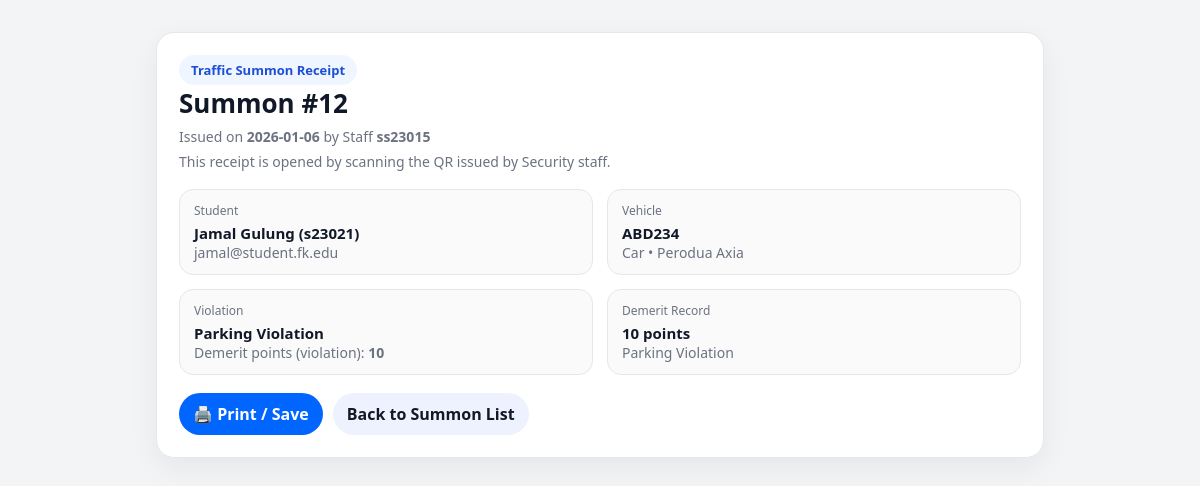
Page /fkpark/summon_view.php?id=12 on the committed database.
### tables this page shows
CREATE TABLE `traffic_summon` (
  `traffic_summonID` int(15) NOT NULL,
  `staff_id` varchar(255) NOT NULL,
  `student_id` varchar(255) NOT NULL,
  `date` date NOT NULL,
  `violation_typeID` int(15) NOT NULL
);

CREATE TABLE `student` (
  `student_id` varchar(255) NOT NULL,
  `name` varchar(100) NOT NULL,
  `email` varchar(255) NOT NULL,
  `phone` varchar(30) DEFAULT NULL
);

CREATE TABLE `vehicle` (
  `vehicle_id` int(15) NOT NULL,
  `plate_num` varchar(15) NOT NULL,
  `type` varchar(20) NOT NULL,
  `brand` varchar(50) NOT NULL,
  `status` varchar(15) NOT NULL DEFAULT 'Pending',
  `registration_date` date NOT NULL,
  `student_id` varchar(255) NOT NULL
);

CREATE TABLE `violation_type` (
  `violation_typeID` int(15) NOT NULL,
  `Description` varchar(255) NOT NULL,
  `Point` int(11) NOT NULL
);

CREATE TABLE `demerit_point` (
  `demerit_id` int(15) NOT NULL,
  `student_id` varchar(255) NOT NULL,
  `description` varchar(255) NOT NULL,
  `date` date NOT NULL,
  `total` int(15) NOT NULL,
  `traffic_summonID` int(15) NOT NULL
);

### fkpark/summon_view.php (the view, shortened to what this page needs)
<?php
require 'db.php';
function esc($v){ return htmlspecialchars((string)$v, ENT_QUOTES, 'UTF-8'); }
$summonId = (int)($_GET['id'] ?? 0);
$sql = "
    SELECT
        ts.traffic_summonID,
        ts.date AS summon_date,
        ts.staff_id,
        s.student_id,
        s.name AS student_name,
        s.email AS student_email,
        v.plate_num,
        v.type AS vehicle_type,
        v.brand AS vehicle_brand,
        vt.Description AS violation_desc,
        vt.Point AS violation_point,
        dp.total AS demerit_total,
        dp.description AS demerit_desc
    FROM traffic_summon ts
    JOIN student s ON s.student_id = ts.student_id
    JOIN violation_type vt ON vt.violation_typeID = ts.violation_typeID
    LEFT JOIN demerit_point dp ON dp.traffic_summonID = ts.traffic_summonID AND dp.student_id = ts.student_id
    LEFT JOIN vehicle v ON v.student_id = ts.student_id
    WHERE ts.traffic_summonID = ?
    ORDER BY v.vehicle_id DESC
    LIMIT 1
";
$stmt = $conn->prepare($sql);
$stmt->bind_param('i', $summonId);
$stmt->execute();
$res = $stmt->get_result();
$data = $res->fetch_assoc();
?>
<!DOCTYPE html>
<html lang="en">
<head>
</head>
<body>
<div class="wrap">
    <div class="card">
        <div class="header">
            <div>
                <div class="pill">Traffic Summon Receipt</div>
                <h1>Summon #<?php echo esc($data['traffic_summonID']); ?></h1>
                <div class="muted">Issued on <b><?php echo esc($data['summon_date']); ?></b> by Staff <b><?php echo esc($data['staff_id']); ?></b></div>
                <div class="muted" style="margin-top:6px;">This receipt is opened by scanning the QR issued by Security staff.</div>
            </div>
        </div>
        <div class="grid">
            <div class="item">
                <div class="k">Student</div>
                <div class="v"><?php echo esc($data['student_name']); ?> (<?php echo esc($data['student_id']); ?>)</div>
                <div class="muted"><?php echo esc($data['student_email']); ?></div>
            </div>
            <div class="item">
                <div class="k">Vehicle</div>
                <div class="v"><?php echo esc($data['plate_num'] ?? '-'); ?></div>
                <div class="muted"><?php echo esc(($data['vehicle_type'] ?? '-') . ' • ' . ($data['vehicle_brand'] ?? '-')); ?></div>
            </div>
            <div class="item">
                <div class="k">Violation</div>
                <div class="v"><?php echo esc($data['violation_desc']); ?></div>
                <div class="muted">Demerit points (violation): <b><?php echo esc($data['violation_point']); ?></b></div>
            </div>
            <div class="item">
                <div class="k">Demerit Record</div>
                <div class="v"><?php echo esc($data['demerit_total'] ?? $data['violation_point']); ?> points</div>
                <div class="muted"><?php echo esc($data['demerit_desc'] ?? $data['violation_desc']); ?></div>
            </div>
        </div>
        <div class="actions">
            <a class="btn primary" href="#" onclick="window.print();return false;">🖨️ Print / Save</a>
            <?php if (isset($_SESSION['username']) && ($_SESSION['role'] ?? '') === 'Student'): ?>
                <a class="btn ghost" href="student_summon.php">⬅ Back to My Summons</a>
            <?php else: ?>
                <a class="btn ghost" href="summon_list.php"> Back to Summon List</a>
            <?php endif; ?>
        </div>
    </div>
</div>
</body>
</html>

### fkpark/summon_view.php (style rules this page uses)
* { box-sizing:border-box;font-family:system-ui,-apple-system,BlinkMacSystemFont,"Segoe UI",sans-serif; }
body { margin:0;background:#f3f4f6;color:#111827; }
.wrap { max-width:920px;margin:32px auto;padding:0 16px; }
.card { background:#fff;border:1px solid #e5e7eb;border-radius:18px;box-shadow:0 10px 30px rgba(17,24,39,.06);padding:22px; }
.header { display:flex;align-items:flex-start;justify-content:flex-start;gap:18px; }
h1 { margin:0 0 6px;font-size:26px; }
.muted { color:#6b7280;font-size:14px; }
.pill { display:inline-flex;align-items:center;gap:8px;background:#eff6ff;color:#1d4ed8;border-radius:999px;padding:6px 12px;font-size:13px;font-weight:600; }
.grid { display:grid;grid-template-columns:1fr 1fr;gap:14px;margin-top:18px; }
.item { border:1px solid #e5e7eb;border-radius:14px;padding:12px 14px;background:#fafafa; }
.k { font-size:12px;color:#6b7280;margin-bottom:4px; }
.v { font-size:15px;font-weight:600; }
.actions { display:flex;gap:10px;flex-wrap:wrap;margin-top:18px; }
.btn { border:0;border-radius:999px;padding:10px 14px;font-weight:600;cursor:pointer;text-decoration:none;display:inline-flex;align-items:center;gap:8px; }
.btn.primary { background:#0066ff;color:#fff; }
.btn.ghost { background:#eef2ff;color:#111827; }

### rows in the picture
traffic_summon: traffic_summonID "12", date "2026-01-06", staff "ss23015", student.name "Jamal Gulung", student.student_id "s23021", student.email "jamal@student.fk.edu", vehicle.plate_num "ABD234", vehicle.type+brand "Car • Perodua Axia", violation_typeID.Description "Parking Violation", violation_typeID.Point "10", demerit_point.total "10", demerit_point.description "Parking Violation"
